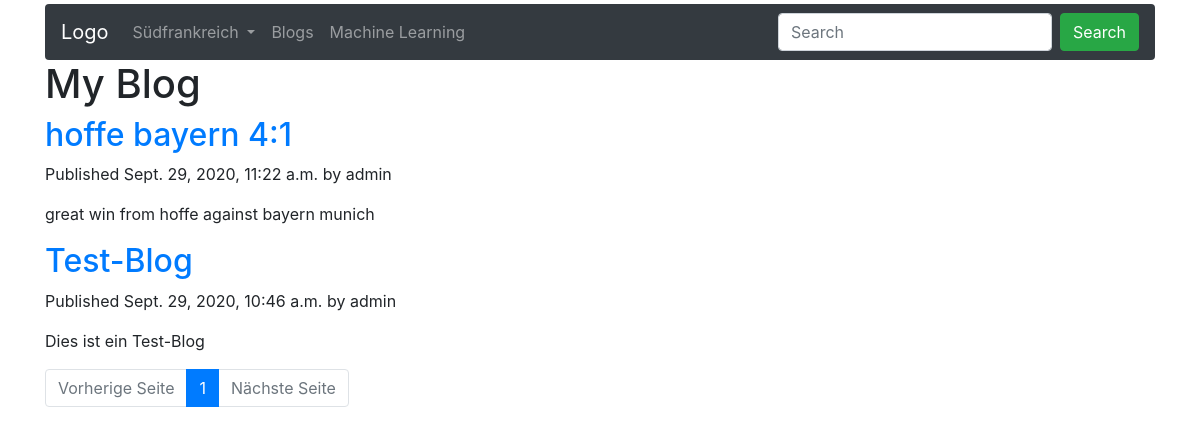
The page /blog/ on the database as committed earlier.
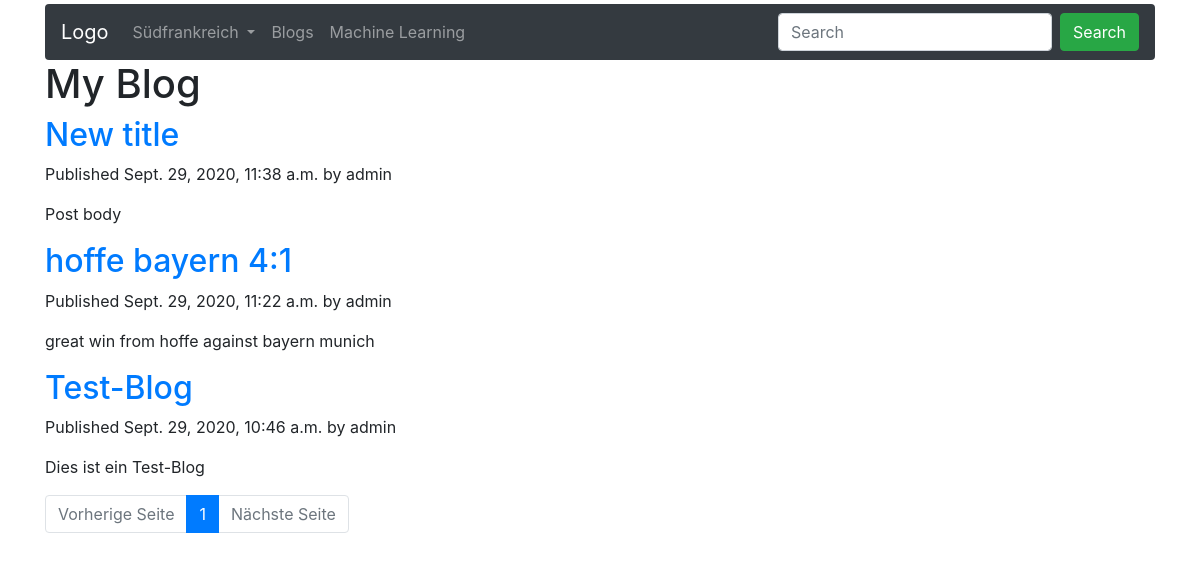
The same page on the database as committed later.
### blog/models.py (models this page shows, shortened)
class Post (models.Model):
    STATUS_CHOICES = (('draft','Draft'),('published','Published'),)
    title = models.CharField(max_length=250)
    slug = models.SlugField(max_length=250, unique_for_date='publish')
    author = models.ForeignKey(User, on_delete=models.CASCADE, related_name='blog_posts')
    body = models.TextField()
    publish = models.DateTimeField(default=timezone.now)
    created = models.DateTimeField(auto_now_add=True)
    updated = models.DateTimeField(auto_now=True)
    status = models.CharField(max_length=10, choices=STATUS_CHOICES,default='draft')
    objects = models.Manager()
    published = PublishedManager()
    class Meta:
        ordering = ('-publish',)
    def get_absolute_url(self):
        return reverse('blog:post_detail',args=[self.publish.year,self.publish.month,self.publish.day, self.slug])

### blog/views.py (the view)
# urls.py: path('',views.post_list,name='post_list'),
def post_list(request):
    object_list = Post.published.all()
    paginator = Paginator(object_list, 3) # 3 posts per page
    page = request.GET.get('page')
    try:
        posts = paginator.page(page)
    except PageNotAnInteger:
        posts = paginator.page(1)
    except EmptyPage:
        posts = paginator.page(paginator.num_pages)
    return render (request,'blog/post/list.html',{'page':page,'posts':posts})

### blog/models.py (called while the page is built)
    def get_queryset(self):
        return super(PublishedManager,self).get_queryset().filter(status='published')

### blog/templates/blog/post/list.html (shortened to what this page needs)
{% extends "basis.html" %}
{% block content %}
  <h1>My Blog</h1>
  {% for post in posts %}
    <h2>
      <a href="{{ post.get_absolute_url }}">
        {{ post.title }}
      </a>
    </h2>
    <p class="date">
      Published {{ post.publish }} by {{ post.author }}
    </p>
    {{ post.body|truncatewords:30|linebreaks }}
  {% endfor %}
{% with page=posts %}
{% include "pagination.html" %}
{% endwith %}
{% endblock %}

Rows that differ between the two databases and show on the page:
now on this page (row edited): Post: title "New title", publish "Sept. 29, 2020, 11:38 a.m.", author "admin", body "Post body"
